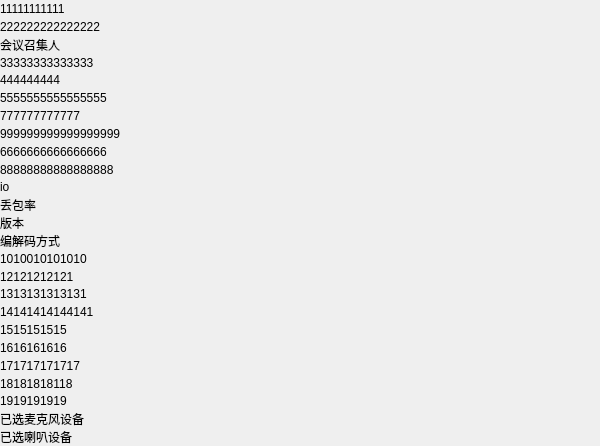
<?xml version="1.0" encoding="UTF-8"?>
<ui version="4.0">
 <class>CDlgDebugClass</class>
 <widget class="QDialog" name="CDlgDebugClass">
  <property name="geometry">
   <rect>
    <x>0</x>
    <y>0</y>
    <width>600</width>
    <height>446</height>
   </rect>
  </property>
  <property name="windowTitle">
   <string>CDlgDebug</string>
  </property>
  <layout class="QHBoxLayout" name="horizontalLayout">
   <property name="spacing">
    <number>0</number>
   </property>
   <property name="leftMargin">
    <number>0</number>
   </property>
   <property name="topMargin">
    <number>0</number>
   </property>
   <property name="rightMargin">
    <number>0</number>
   </property>
   <property name="bottomMargin">
    <number>0</number>
   </property>
   <item>
    <widget class="QWidget" name="widget" native="true">
     <property name="styleSheet">
      <string notr="true"/>
     </property>
     <layout class="QVBoxLayout" name="verticalLayout">
      <property name="spacing">
       <number>0</number>
      </property>
      <property name="leftMargin">
       <number>0</number>
      </property>
      <property name="topMargin">
       <number>0</number>
      </property>
      <property name="rightMargin">
       <number>0</number>
      </property>
      <property name="bottomMargin">
       <number>0</number>
      </property>
      <item>
       <widget class="QLabel" name="meeting_lab">
        <property name="text">
         <string>11111111111</string>
        </property>
       </widget>
      </item>
      <item>
       <widget class="QLabel" name="meetingCompere">
        <property name="text">
         <string>222222222222222</string>
        </property>
       </widget>
      </item>
      <item>
       <widget class="QLabel" name="meetingConvener">
        <property name="text">
         <string>会议召集人</string>
        </property>
       </widget>
      </item>
      <item>
       <widget class="QLabel" name="meetingType">
        <property name="text">
         <string>33333333333333</string>
        </property>
       </widget>
      </item>
      <item>
       <widget class="QLabel" name="localIpStr">
        <property name="text">
         <string>444444444</string>
        </property>
       </widget>
      </item>
      <item>
       <widget class="QLabel" name="str1stMcu">
        <property name="text">
         <string>5555555555555555</string>
        </property>
       </widget>
      </item>
      <item>
       <widget class="QLabel" name="str2ndMcu">
        <property name="text">
         <string>777777777777</string>
        </property>
       </widget>
      </item>
      <item>
       <widget class="QLabel" name="confMcu">
        <property name="text">
         <string>999999999999999999</string>
        </property>
       </widget>
      </item>
      <item>
       <widget class="QLabel" name="meetingId">
        <property name="text">
         <string>6666666666666666</string>
        </property>
       </widget>
      </item>
      <item>
       <widget class="QLabel" name="diskSize">
        <property name="text">
         <string>88888888888888888</string>
        </property>
       </widget>
      </item>
      <item>
       <widget class="QLabel" name="io">
        <property name="text">
         <string>io</string>
        </property>
       </widget>
      </item>
      <item>
       <widget class="QLabel" name="packet">
        <property name="text">
         <string>丢包率</string>
        </property>
       </widget>
      </item>
      <item>
       <widget class="QLabel" name="version">
        <property name="text">
         <string>版本</string>
        </property>
       </widget>
      </item>
      <item>
       <widget class="QLabel" name="isNv">
        <property name="text">
         <string>编解码方式</string>
        </property>
       </widget>
      </item>
      <item>
       <widget class="QLabel" name="meetingStartTime">
        <property name="text">
         <string>1010010101010</string>
        </property>
       </widget>
      </item>
      <item>
       <widget class="QLabel" name="meetingDurationInMin">
        <property name="text">
         <string>12121212121</string>
        </property>
       </widget>
      </item>
      <item>
       <widget class="QLabel" name="idInfo">
        <property name="text">
         <string>1313131313131</string>
        </property>
       </widget>
      </item>
      <item>
       <widget class="QLabel" name="commEnc">
        <property name="text">
         <string>14141414144141</string>
        </property>
       </widget>
      </item>
      <item>
       <widget class="QLabel" name="fps">
        <property name="text">
         <string>1515151515</string>
        </property>
       </widget>
      </item>
      <item>
       <widget class="QLabel" name="meeting_item3">
        <property name="text">
         <string>1616161616</string>
        </property>
       </widget>
      </item>
      <item>
       <widget class="QLabel" name="meeting_lab2">
        <property name="text">
         <string>171717171717</string>
        </property>
       </widget>
      </item>
      <item>
       <widget class="QLabel" name="meeting_item2">
        <property name="text">
         <string>18181818118</string>
        </property>
       </widget>
      </item>
      <item>
       <widget class="QLabel" name="meeting_item1">
        <property name="text">
         <string>1919191919</string>
        </property>
       </widget>
      </item>
      <item>
       <widget class="QLabel" name="audioDeviceIn">
        <property name="text">
         <string>已选麦克风设备</string>
        </property>
       </widget>
      </item>
      <item>
       <widget class="QLabel" name="audioDeviceOut">
        <property name="text">
         <string>已选喇叭设备</string>
        </property>
       </widget>
      </item>
     </layout>
    </widget>
   </item>
  </layout>
 </widget>
 <layoutdefault spacing="6" margin="11"/>
 <resources/>
 <connections/>
</ui>
